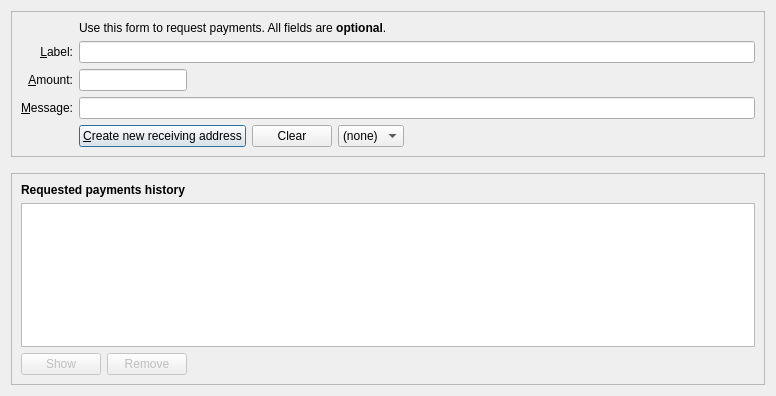
<?xml version="1.0" encoding="UTF-8"?>
<ui version="4.0">
 <class>ReceiveCoinsDialog</class>
 <widget class="QDialog" name="ReceiveCoinsDialog">
  <property name="geometry">
   <rect>
    <x>0</x>
    <y>0</y>
    <width>776</width>
    <height>396</height>
   </rect>
  </property>
  <layout class="QVBoxLayout" name="verticalLayout" stretch="0,0,1">
   <item>
    <widget class="QFrame" name="frame2">
     <property name="sizePolicy">
      <sizepolicy hsizetype="Preferred" vsizetype="Expanding">
       <horstretch>0</horstretch>
       <verstretch>0</verstretch>
      </sizepolicy>
     </property>
     <property name="frameShape">
      <enum>QFrame::StyledPanel</enum>
     </property>
     <property name="frameShadow">
      <enum>QFrame::Sunken</enum>
     </property>
     <layout class="QVBoxLayout" name="verticalLayout_3">
      <item>
       <layout class="QGridLayout" name="gridLayout">
        <item row="5" column="0">
         <widget class="QLabel" name="label">
          <property name="toolTip">
           <string>An optional amount to request. Leave this empty or zero to not request a specific amount.</string>
          </property>
          <property name="text">
           <string>&amp;Amount:</string>
          </property>
          <property name="alignment">
           <set>Qt::AlignRight|Qt::AlignTrailing|Qt::AlignVCenter</set>
          </property>
          <property name="buddy">
           <cstring>reqAmount</cstring>
          </property>
         </widget>
        </item>
        <item row="6" column="0">
         <widget class="QLabel" name="label_3">
          <property name="toolTip">
           <string>An optional message to attach to the payment request, which will be displayed when the request is opened. Note: The message will not be sent with the payment over the Scootercoin network.</string>
          </property>
          <property name="text">
           <string>&amp;Message:</string>
          </property>
          <property name="alignment">
           <set>Qt::AlignRight|Qt::AlignTrailing|Qt::AlignVCenter</set>
          </property>
          <property name="buddy">
           <cstring>reqMessage</cstring>
          </property>
         </widget>
        </item>
        <item row="4" column="2">
         <widget class="QLineEdit" name="reqLabel">
          <property name="toolTip">
           <string>An optional label to associate with the new receiving address (used by you to identify an invoice).  It is also attached to the payment request.</string>
          </property>
         </widget>
        </item>
        <item row="2" column="2">
         <widget class="QLabel" name="label_5">
          <property name="text">
           <string>Use this form to request payments. All fields are &lt;b&gt;optional&lt;/b&gt;.</string>
          </property>
         </widget>
        </item>
        <item row="4" column="0">
         <widget class="QLabel" name="label_2">
          <property name="toolTip">
           <string>An optional label to associate with the new receiving address.</string>
          </property>
          <property name="text">
           <string>&amp;Label:</string>
          </property>
          <property name="alignment">
           <set>Qt::AlignRight|Qt::AlignTrailing|Qt::AlignVCenter</set>
          </property>
          <property name="buddy">
           <cstring>reqLabel</cstring>
          </property>
         </widget>
        </item>
        <item row="6" column="2">
         <widget class="QLineEdit" name="reqMessage">
          <property name="toolTip">
           <string>An optional message that is attached to the payment request and may be displayed to the sender.</string>
          </property>
         </widget>
        </item>
        <item row="7" column="2">
         <layout class="QHBoxLayout" name="horizontalLayout">
          <item>
           <widget class="QPushButton" name="receiveButton">
            <property name="minimumSize">
             <size>
              <width>150</width>
              <height>0</height>
             </size>
            </property>
            <property name="text">
             <string>&amp;Create new receiving address</string>
            </property>
            <property name="icon">
             <iconset resource="../bitcoin.qrc">
              <normaloff>:/icons/receiving_addresses</normaloff>:/icons/receiving_addresses</iconset>
            </property>
           </widget>
          </item>
          <item>
           <widget class="QPushButton" name="clearButton">
            <property name="sizePolicy">
             <sizepolicy hsizetype="Minimum" vsizetype="Fixed">
              <horstretch>0</horstretch>
              <verstretch>0</verstretch>
             </sizepolicy>
            </property>
            <property name="toolTip">
             <string>Clear all fields of the form.</string>
            </property>
            <property name="text">
             <string>Clear</string>
            </property>
            <property name="icon">
             <iconset resource="../bitcoin.qrc">
              <normaloff>:/icons/remove</normaloff>:/icons/remove</iconset>
            </property>
            <property name="autoDefault">
             <bool>false</bool>
            </property>
           </widget>
          </item>
          <item>
           <widget class="QComboBox" name="addressTypeSelector">
            <property name="sizeAdjustPolicy">
             <enum>QComboBox::AdjustToContents</enum>
            </property>
            <item>
             <property name="text">
              <string>(none)</string>
             </property>
            </item>
           </widget>
          </item>
          <item>
           <spacer name="horizontalSpacer">
            <property name="orientation">
             <enum>Qt::Horizontal</enum>
            </property>
            <property name="sizeHint" stdset="0">
             <size>
              <width>40</width>
              <height>20</height>
             </size>
            </property>
           </spacer>
          </item>
         </layout>
        </item>
        <item row="7" column="0">
         <widget class="QLabel" name="label_7">
          <property name="text">
           <string/>
          </property>
         </widget>
        </item>
        <item row="5" column="2">
         <layout class="QHBoxLayout" name="horizontalLayout_6">
          <item>
           <widget class="BitcoinAmountField" name="reqAmount">
            <property name="sizePolicy">
             <sizepolicy hsizetype="Fixed" vsizetype="Fixed">
              <horstretch>0</horstretch>
              <verstretch>0</verstretch>
             </sizepolicy>
            </property>
            <property name="minimumSize">
             <size>
              <width>80</width>
              <height>0</height>
             </size>
            </property>
            <property name="maximumSize">
             <size>
              <width>1000</width>
              <height>100</height>
             </size>
            </property>
            <property name="toolTip">
             <string>An optional amount to request. Leave this empty or zero to not request a specific amount.</string>
            </property>
           </widget>
          </item>
          <item>
           <spacer name="horizontalSpacer_3">
            <property name="orientation">
             <enum>Qt::Horizontal</enum>
            </property>
            <property name="sizeHint" stdset="0">
             <size>
              <width>0</width>
              <height>0</height>
             </size>
            </property>
           </spacer>
          </item>
         </layout>
        </item>
       </layout>
      </item>
     </layout>
    </widget>
   </item>
   <item>
    <spacer name="verticalSpacer_2">
     <property name="orientation">
      <enum>Qt::Vertical</enum>
     </property>
     <property name="sizeHint" stdset="0">
      <size>
       <width>20</width>
       <height>10</height>
      </size>
     </property>
    </spacer>
   </item>
   <item>
    <widget class="QFrame" name="frame">
     <property name="sizePolicy">
      <sizepolicy hsizetype="Preferred" vsizetype="Expanding">
       <horstretch>0</horstretch>
       <verstretch>0</verstretch>
      </sizepolicy>
     </property>
     <property name="frameShape">
      <enum>QFrame::StyledPanel</enum>
     </property>
     <property name="frameShadow">
      <enum>QFrame::Raised</enum>
     </property>
     <layout class="QVBoxLayout" name="verticalLayout_2">
      <item>
       <widget class="QLabel" name="label_6">
        <property name="font">
         <font>
          <weight>75</weight>
          <bold>true</bold>
         </font>
        </property>
        <property name="text">
         <string>Requested payments history</string>
        </property>
       </widget>
      </item>
      <item>
       <widget class="QTableView" name="recentRequestsView">
        <property name="contextMenuPolicy">
         <enum>Qt::CustomContextMenu</enum>
        </property>
        <property name="tabKeyNavigation">
         <bool>false</bool>
        </property>
        <property name="sortingEnabled">
         <bool>true</bool>
        </property>
       </widget>
      </item>
      <item>
       <layout class="QHBoxLayout" name="horizontalLayout_2">
        <item>
         <widget class="QPushButton" name="showRequestButton">
          <property name="enabled">
           <bool>false</bool>
          </property>
          <property name="toolTip">
           <string>Show the selected request (does the same as double clicking an entry)</string>
          </property>
          <property name="text">
           <string>Show</string>
          </property>
          <property name="icon">
           <iconset resource="../bitcoin.qrc">
            <normaloff>:/icons/edit</normaloff>:/icons/edit</iconset>
          </property>
          <property name="autoDefault">
           <bool>false</bool>
          </property>
         </widget>
        </item>
        <item>
         <widget class="QPushButton" name="removeRequestButton">
          <property name="enabled">
           <bool>false</bool>
          </property>
          <property name="toolTip">
           <string>Remove the selected entries from the list</string>
          </property>
          <property name="text">
           <string>Remove</string>
          </property>
          <property name="icon">
           <iconset resource="../bitcoin.qrc">
            <normaloff>:/icons/remove</normaloff>:/icons/remove</iconset>
          </property>
          <property name="autoDefault">
           <bool>false</bool>
          </property>
         </widget>
        </item>
        <item>
         <spacer name="horizontalSpacer_2">
          <property name="orientation">
           <enum>Qt::Horizontal</enum>
          </property>
          <property name="sizeHint" stdset="0">
           <size>
            <width>40</width>
            <height>20</height>
           </size>
          </property>
         </spacer>
        </item>
       </layout>
      </item>
     </layout>
    </widget>
   </item>
  </layout>
 </widget>
 <customwidgets>
  <customwidget>
   <class>BitcoinAmountField</class>
   <extends>QLineEdit</extends>
   <header>qt/bitcoinamountfield.h</header>
   <container>1</container>
  </customwidget>
 </customwidgets>
 <tabstops>
  <tabstop>reqLabel</tabstop>
  <tabstop>reqAmount</tabstop>
  <tabstop>reqMessage</tabstop>
  <tabstop>receiveButton</tabstop>
  <tabstop>clearButton</tabstop>
  <tabstop>addressTypeSelector</tabstop>
  <tabstop>recentRequestsView</tabstop>
  <tabstop>showRequestButton</tabstop>
  <tabstop>removeRequestButton</tabstop>
 </tabstops>
 <resources>
  <include location="../bitcoin.qrc"/>
 </resources>
 <connections/>
</ui>
